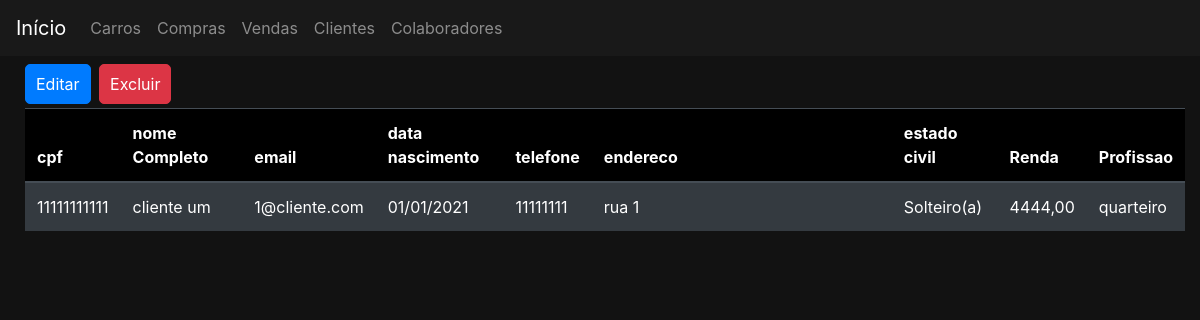
The page /clientes/5/detalhe on the database its author committed.
### clientes/models.py (models this page shows, shortened)
class Cliente(Pessoa):
    renda = models.DecimalField(max_digits=15, decimal_places=2, verbose_name='renda')
    profissao = models.CharField(max_length=20, verbose_name='profissao')
    class Meta:
        permissions = (
            ('permissao_gerente', 'permissao gerente'),
            ('permissao_supervisor', 'permissao supervisor'),
            ('permissao_vendedor', 'permissao vendedor'),
            ('permissao_funcionario', 'permissao todos funcionarios'),
        )

### clientes/views.py (the view)
# urls.py: path('<int:pk>/detalhe', views.ClienteDetalhe.as_view(), name='detalhe'),
class ClienteDetalhe(generic.DetailView,LoginRequiredMixin):
    model = Cliente
    template_name = 'clientes/clienteDetalhe.html'
    permission_required = 'clientes.permissao_funcionario'

### clientes/templates/clientes/clienteDetalhe.html (shortened to what this page needs)
{% extends 'base.html' %}
{% block 'body' %}
    <div class="container">
        <a href="{%url 'clientes:editar' cliente.pk %} " class="btn btn-primary botao">Editar</a>
        <a href="{%url 'clientes:excluir' cliente.pk %} " class="btn btn-danger botao">Excluir</a>
        <table class="table table-dark">
            <thead>
                <tr class="headLista">
                    <th scope="col">cpf</th>
                    <th scope="col">nome Completo</th>
                    <th scope="col">email</th>
                    <th scope="col">data nascimento</th>
                    <th scope="col">telefone</th>
                    <th scope="col">endereco</th>
                    <th scope="col">estado civil</th>
                    <th scope="col">Renda</th>
                    <th scope="col">Profissao</th>
                </tr>
            </thead>
            <tbody>
                <tr>
                    <td>{{cliente.cpf}}</td>
                    <td class="tdMedio">{{cliente.nomeCompleto}}</td>
                    <td>{{cliente.email}}</td>
                    <td>{{cliente.dataNascimento|date:"d/m/Y"}}</td>
                    <td>{{cliente.telefone}}</td>
                    <td class="tdLargo">{{cliente.endereco}}</td>
                    <td>{{cliente.get_estadoCivil_display}}</td>
                    <td>{{cliente.renda}}</td>
                    <td>{{cliente.profissao}}</td>
                </tr>
            </tbody>
        </table>
    </div>
{% endblock %}

### templates/static/css/css.css (style rules this page uses)
.fundo { background-color: #121212; color: white; }
.container { max-width: 1300px; }
body { margin-top: 30px; padding-top: 30px; margin-left: 10px; }
a { color:white; }
.botao { display: inline-block; padding: 7px 10px; border-radius: 5px; margin-bottom: 4px; margin-right: 4px; margin-top: 4px; }
.headLista { background-color: black; }
.tdMedio { word-wrap: break-word; min-width: 110px; max-width: 110px; }
.tdLargo { word-wrap: break-word; min-width: 300px; max-width: 300px; }

### rows shown on the page
Cliente: cpf "11111111111", nomeCompleto "cliente um", email "1@cliente.com", dataNascimento "01/01/2021", telefone "11111111", endereco "rua 1", estadoCivil "Solteiro(a)", renda "4444,00", profissao "quarteiro"
